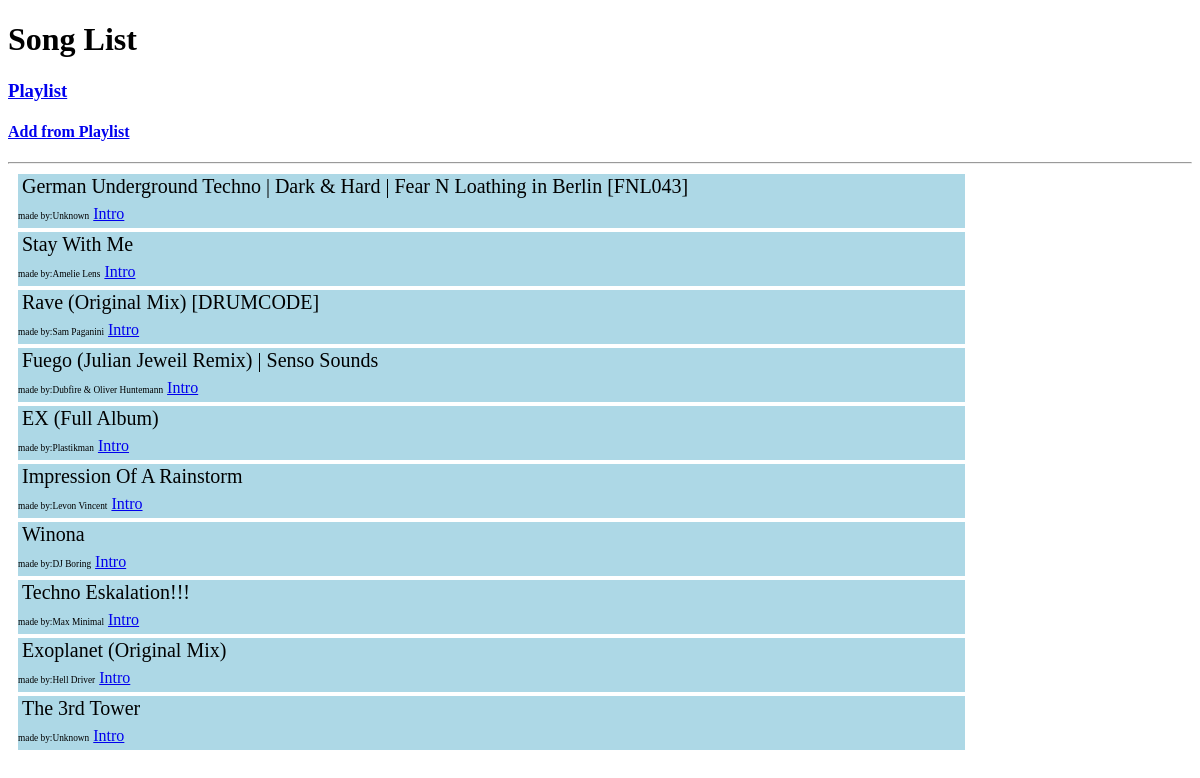
The page / on the database its author committed.
### song/models.py (models this page shows, shortened)
class Song(models.Model):
    name = models.CharField(max_length=100)
    artist = models.CharField(max_length=50)
    type = models.CharField(max_length=20)
    objects = SongManager()

### song/views.py (the view)
# urls.py: re_path(r'^$', views.song_list),
def song_list(request):
    songs = models.Song.objects.all().order_by('id')
    return render(request, 'home.html', locals())

### song/templates/home.html (shortened to what this page needs)
<!DOCTYPE html>
<html lang="en">
<head>
</head>
<body>
    <h1>Song List</h1>
    <h3><a href="https://www.youtube.com/playlist?list=PLOcfOFh9YQcf1lVq_MYCMwu6bzD6__GUZ">Playlist</a></h3>
    <h4><a href="/add/">Add from Playlist</a></h4>
    <hr>
    <div class="container">
        {% for song in songs %}
        <div class="song">
            <p>{{song.name}}</p>
            <label>made by:{{song.artist}}</label>
            <a href="/intro/?id={{song.id}}">Intro</a>
        </div>
        {% endfor %}
    </div>
</body>
</html>

### song/templates/home.html (style rules this page uses)
.container { margin: 10px; width: 80%; }
.song { color: black; background-color: lightblue; margin: auto; line-height: 150%; border-width: 3px; }
.song>p { font-size: 15pt; margin: 3pt; }
.song>label { font-size: 7pt; }

### rows shown on the page
Song: name "German Underground Techno | Dark & Hard | Fear N Loathing in Berlin [FNL043]", artist "Unknown"
Song: name "Stay With Me", artist "Amelie Lens"
Song: name "Rave (Original Mix) [DRUMCODE]", artist "Sam Paganini"
Song: name "Fuego (Julian Jeweil Remix) | Senso Sounds", artist "Dubfire & Oliver Huntemann"
Song: name "EX (Full Album)", artist "Plastikman"
Song: name "Impression Of A Rainstorm", artist "Levon Vincent"
Song: name "Winona", artist "DJ Boring"
Song: name "Techno Eskalation!!!", artist "Max Minimal"
Song: name "Exoplanet (Original Mix)", artist "Hell Driver"
Song: name "The 3rd Tower", artist "Unknown"
